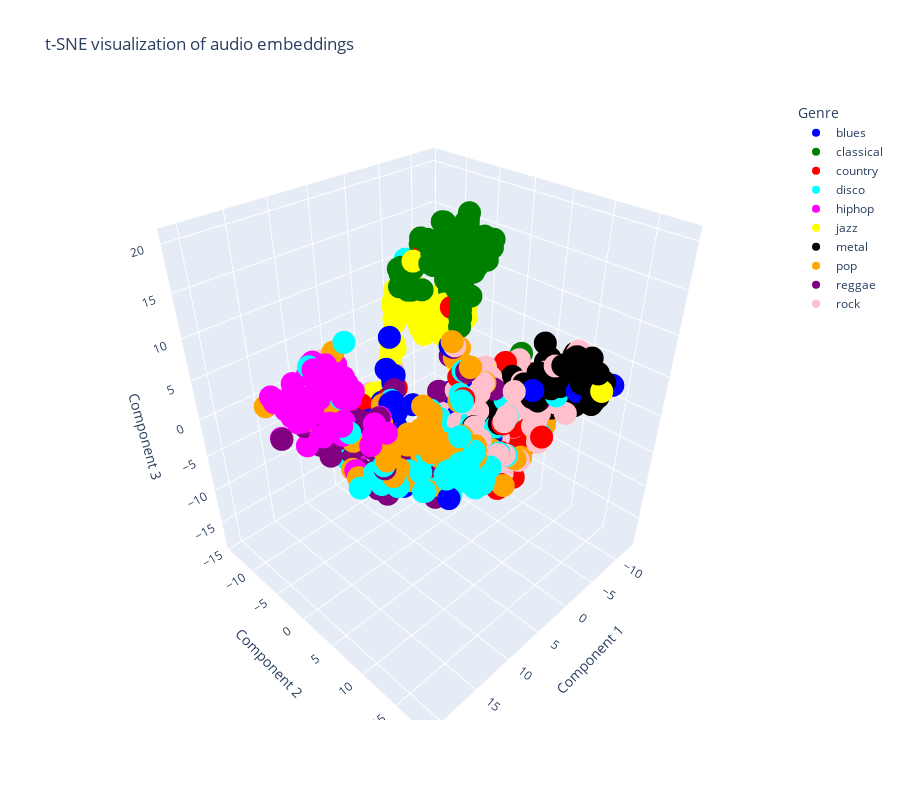

Source (notebook cell):
### Code cell
import plotly.express as px
from sklearn.manifold import TSNE
from sklearn.decomposition import PCA
from sklearn.preprocessing import StandardScaler
import pandas as pd

# Standardize the data
scaler = StandardScaler()
embeddings_scaled = scaler.fit_transform(embeddings)

# Apply PCA and determine the number of components to retain 95% variance
pca = PCA(n_components=0.95)  # Retain 95% of variance
embeddings_pca = pca.fit_transform(embeddings_scaled)

# Parameters for t-SNE
perplexity = 10  # Try values between 5 and 50
learning_rate = 100  # Try values between 10 and 1000
n_iter = 1000  # Number of iterations, higher can lead to better convergence

# Perform t-SNE with adjusted parameters for 3D
tsne = TSNE(n_components=3, perplexity=perplexity, learning_rate=learning_rate, n_iter=n_iter, random_state=42)
# tsne = TSNE(n_components=3, random_state=42)
embeddings_3d = tsne.fit_transform(embeddings_pca)

# Convert to a DataFrame for easier handling
df = pd.DataFrame(embeddings_3d, columns=['Component 1', 'Component 2', 'Component 3'])
df['Genre'] = labels

# Map each genre to a valid Plotly color
colors = {
    'blues': 'blue', 'classical': 'green', 'country': 'red', 'disco': 'cyan', 'hiphop': 'magenta',
    'jazz': 'yellow', 'metal': 'black', 'pop': 'orange', 'reggae': 'purple', 'rock': 'pink'
}

# Plotting with Plotly
fig = px.scatter_3d(df, x='Component 1', y='Component 2', z='Component 3', color='Genre',
                    color_discrete_map=colors, title='t-SNE visualization of audio embeddings')

fig.update_layout(scene=dict(
                    xaxis_title='Component 1',
                    yaxis_title='Component 2',
                    zaxis_title='Component 3'),
                  legend_title='Genre',
                  height=800)  # Increase the height of the figure

fig.show()
